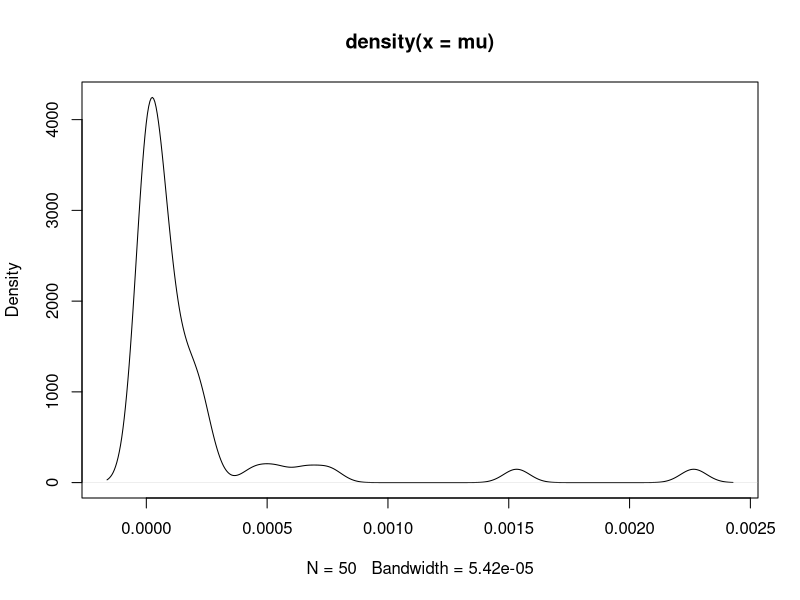
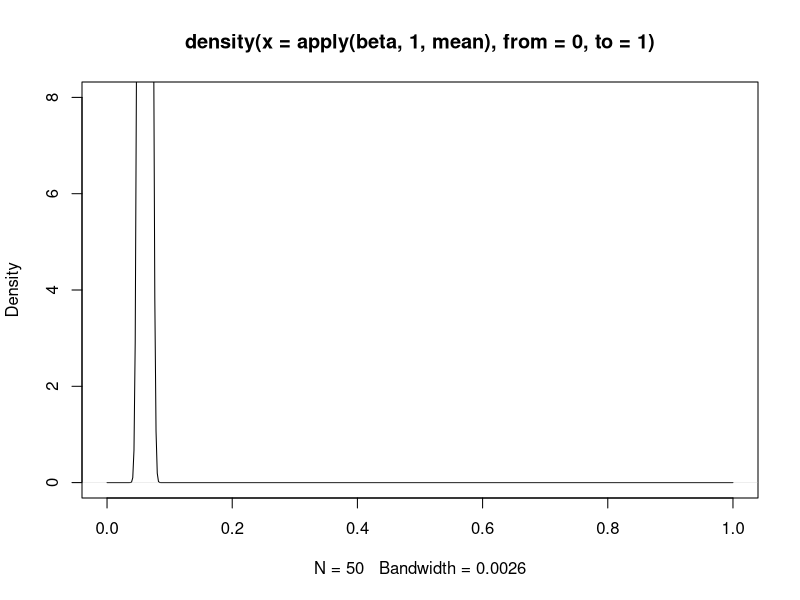
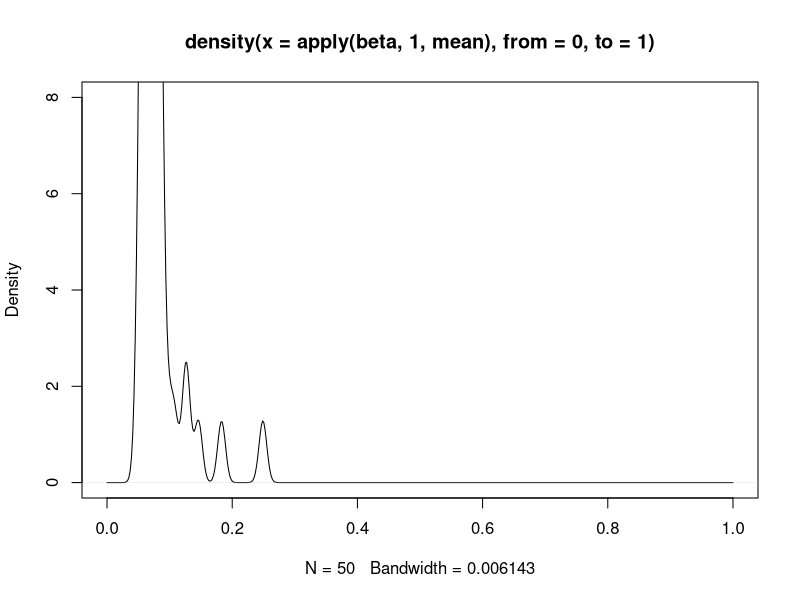
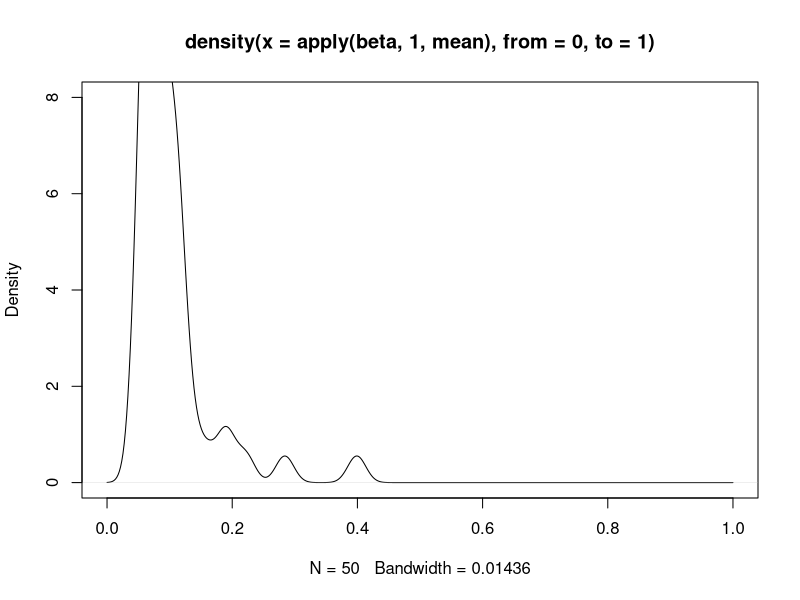
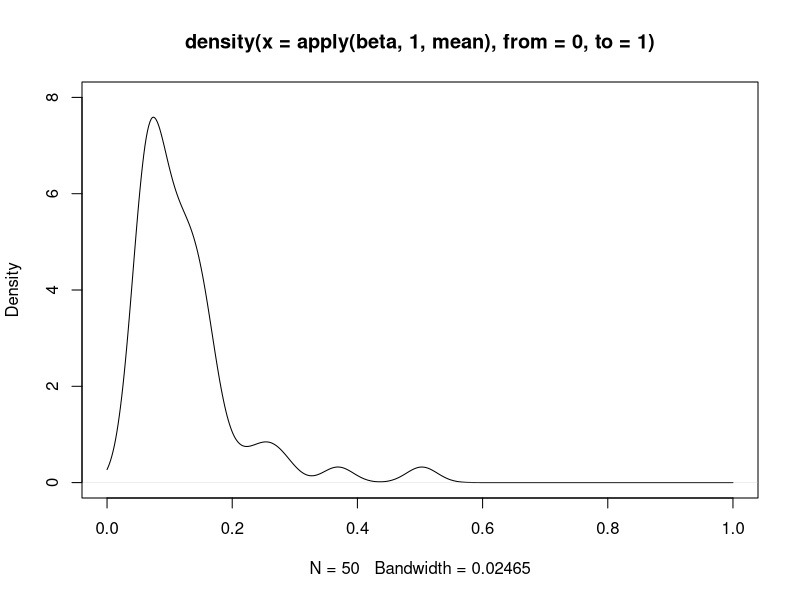
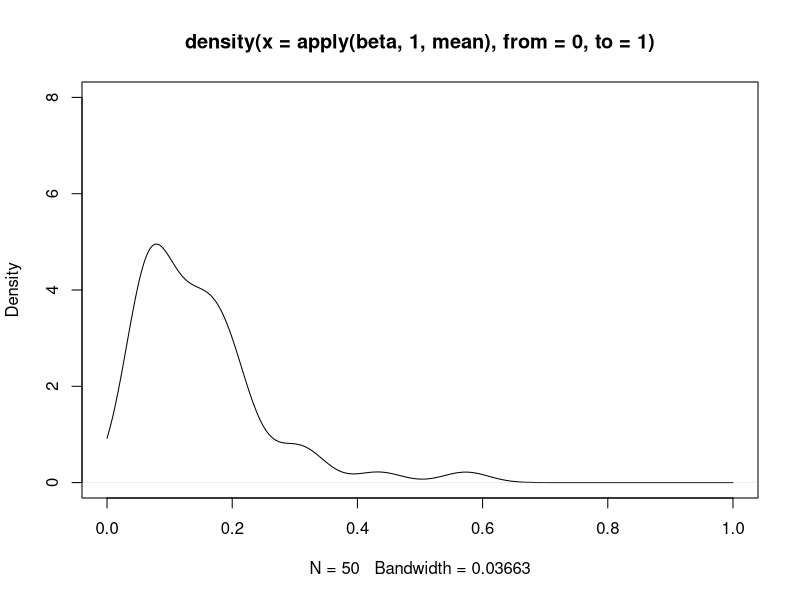
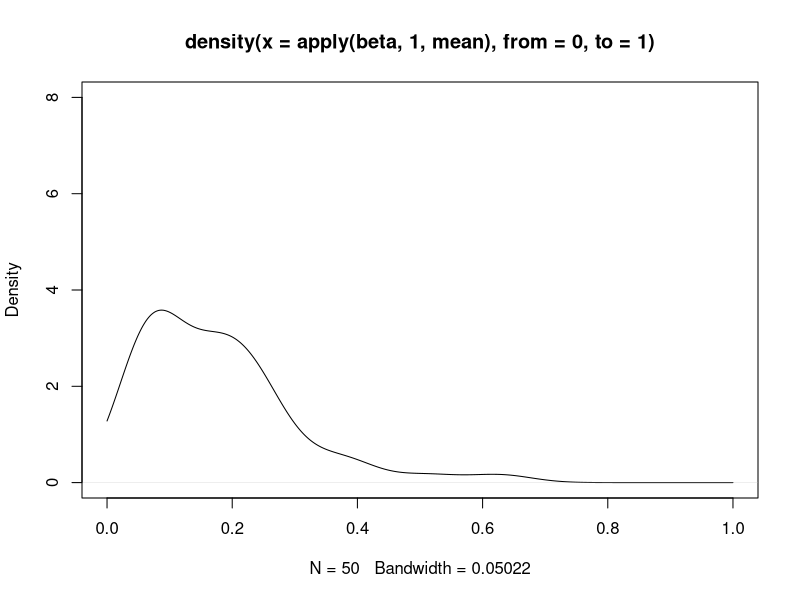
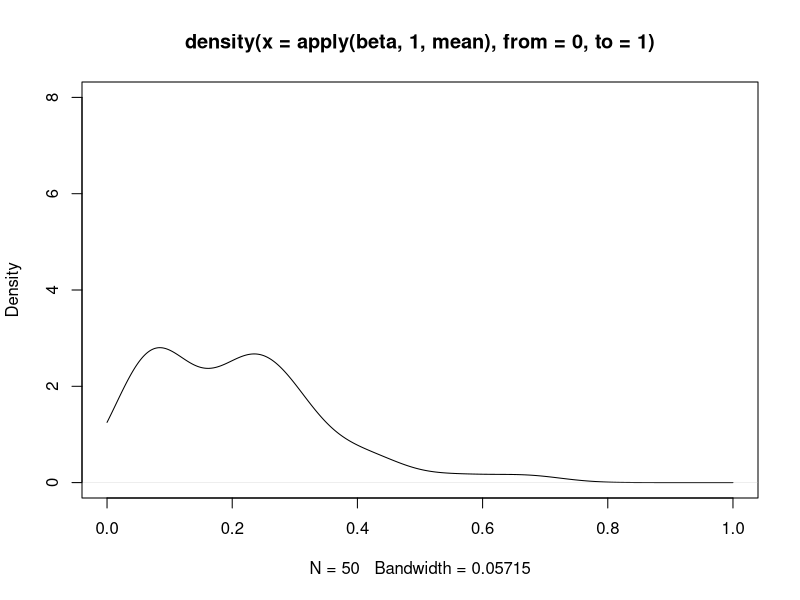

Write R code to recreate these figures, in order.
## time vector
a  = seq(0,3000,1)
len = length(a)

M = 50 # number of CpGs in region
n = 1000 # number of cells being arrayed

## track trajectories every 50 time steps 
out = matrix(0,ncol=512,nrow=31)

## set up starting state matrix
state0  = matrix(0,ncol=n,nrow=M)
for (j in 1:n) { state0[,j] = rbinom(M,size=1,prob=0.06) }  # about 6% for NS tissue 

## heterogeneous rate of methyl prob (gamma distributed) 
mu0 = .0001; var.mu0 =(.0002)^2
shape = mu0*mu0/var.mu0
scale= mu0/shape
# shape1 = .5
# shape2 = shape1*(1-mu0)/mu0
# mu = rbeta(M,shape1=shape1,shape2=shape2) #rexp(M,rate=1/mu0)
mu = rgamma(M,shape=shape,scale=scale)
plot(density(mu),type='l')

## loop over time s
## mu depends on island methylation state in cell
Mu = Mu0 = matrix(rep(mu,n),nrow=M,ncol=n)
## initialize state
beta = state0

l=1
for (s in a) {
  for (i in 1:M) {
    # flip some zeros with rate mu (per year)
    beta[i,rbinom(n,size=1,prob=Mu[i,])==1]=1 # random flip up
    beta[i,rbinom(n,size=1,prob=0.3*Mu[i,])==1]=0 # random flip down
  }
  # check island level methylation (cell by cell, n cells)
  pm = apply(beta,2,mean) 
  for (j in 1:n) {
    tmp = Mu0[,j]*(1+100/(1+exp(-100*(pm[j]-0.2))))
    tmp[tmp>1]=1; Mu[,j] = tmp
  }
  
  if(s%%100==0) {
    dum = density(apply(beta,1,mean),from=0,to=1)
    out[l,]=out[l,]+dum$y
    l=l+1
    plot(dum,type='l',xlim=c(0,1),ylim=c(0,8))
  } #; Sys.sleep(.2)
  cat('time:',s,'\n')
}

# 
plot(dum$x,out[7,],type='l',xlab='beta-value',ylab='density',lwd=2,
     col=4,xlim=c(0,.9),ylim=c(0,9),main='')
# 
for (i in 7:30) {
   lines(dum$x,out[i,])
}
lines(dum$x,out[31,],lwd=2,col=2)
legend('topright',c("beta-value density (t=600)","beta-value density (t=3000)"),lwd=c(2,2),
       col=c(4,2),bty='n',y.intersp=1.5,inset = .15)

